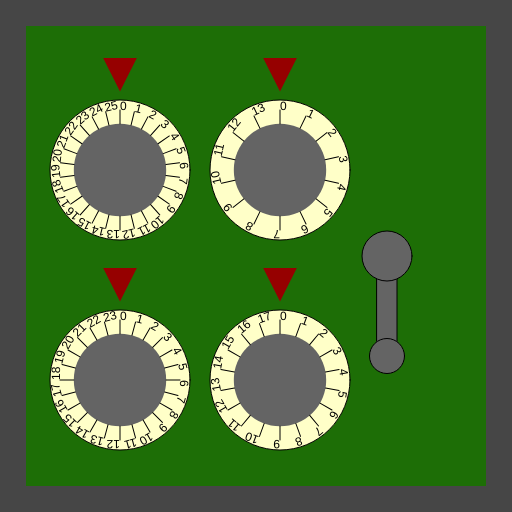
Frame 1 (no input)
Frame 60 (no input): identical to frame 1, image omitted
Frame 120 (the mouse pressed at the canvas centre since frame 60): identical to frame 1, image omitted

The p5.js sketch that drew this single still picture (run headless with seeded random() and noise() and a simulated clock; from frame 60 on, the mouse is pressed at the canvas centre):

// p5.js sketch
// ── sketch.js
/*

Officer: 9812102
CaseNum: 303-2-55620075-9812102

Case 303 - The Case of the Crooked Attorney
Stage 3 - The Gates Bank

I’ve made an appointment for you at the Gates Bank to retrieve your safe deposit box from the vault.
Actually you will break into Torvalds’ one.

Crack the safe by doing the following:

	When the mouse button is pressed:
	- Make secure_safe_combA equal to the value of mouseY
	- Use the 'constrain' function to prevent secure_safe_combA from falling below 2 and going above 21

	Whilst the mouse is being dragged:
	- Decrement secure_safe_combB by 2
	- Use the 'max' function to prevent secure_safe_combB from falling below 3

	When the mouse button is pressed:
	- Make secure_safe_combC equal to the value of mouseX
	- Use the 'constrain' function to prevent secure_safe_combC from falling below 2 and going above 10

	When any key is pressed:
	- Increment secure_safe_combD by 1
	- Use the 'min' function to prevent secure_safe_combD from going above 15

	Whilst the mouse is being dragged:
	- Make secure_safe_combE equal to the value of mouseX
	- Use the 'min' function to prevent secure_safe_combE from going above 71



This time you'll need to create the relevant event handlers yourself.

There are many possible ways of investigating this case, but you
should use ONLY the following commands:

	- The assignment operator aka. the equals sign !
	- mouseX, mouseY
	- Incrementing +=
	- Decrementing -=
	- min, max
	- constrain

*/

//declare the variables

var secure_safe_combA;
var secure_safe_combB;
var secure_safe_combC;
var secure_safe_combD;
var secure_safe_combE;


function preload()
{
	//IMAGES WILL BE LOADED HERE

}

function setup()
{
	createCanvas(512,512);

	//initialise the variables
	secure_safe_combA = 0;
	secure_safe_combB = 0;
	secure_safe_combC = 0;
	secure_safe_combD = 0;
	secure_safe_combE = 0;

}

///////////////////EVENT HANDLERS///////////////////

//Create event handlers here to open the safe ...


///////////////DO NOT CHANGE CODE BELOW THIS POINT///////////////////

function draw()
{

	//Draw the safe door
	background(70);
	noStroke();
	fill(29,110,6);
	rect(26,26,width-52,width-52);

	//Draw the combination dials
	push();
	translate(120,170);
	drawDial(140,secure_safe_combA, 26);
	pop();

	push();
	translate(120,380);
	drawDial(140,secure_safe_combB, 24);
	pop();

	push();
	translate(280,170);
	drawDial(140,secure_safe_combC, 14);
	pop();

	push();
	translate(280,380);
	drawDial(140,secure_safe_combD, 18);
	pop();

	//Draw the lever
	push();
	translate(width - 125,256);
	drawLever(secure_safe_combE);
	pop();


}

function drawDial(diameter,num,maxNum)
{
	//the combination lock

	var r = diameter * 0.5;
	var p = r * 0.6;

	stroke(0);
	fill(255,255,200);
	ellipse(0,0,diameter,diameter);
	fill(100);
	noStroke();
	ellipse(0,0,diameter*0.66,diameter*0.66);
	fill(150,0,0);
	triangle(
		-p * 0.4,-r-p,
		p * 0.4,-r-p,
		0,-r-p/5
	);

	noStroke();

	push();
	var inc = 360/maxNum;

	rotate(radians(-num * inc));
	for(var i = 0; i < maxNum; i++)
	{
		push();
		rotate(radians(i * inc));
		stroke(0);
		line(0,-r*0.66,0,-(r-10));
		noStroke();
		fill(0);
		text(i,0,-(r-10));
		pop();
	}

	pop();
}

function drawLever(rot)
{
	push();
	rotate(radians(-rot))
	stroke(0);
	fill(100);
	rect(-10,0,20,100);
	ellipse(0,0,50,50);
	ellipse(0,100,35,35);
	pop();
}
